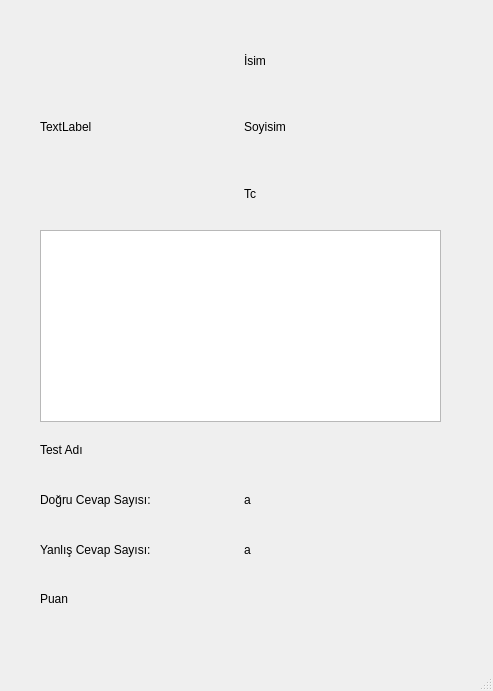
<?xml version="1.0" encoding="UTF-8"?>
<ui version="4.0">
 <class>MainWindow</class>
 <widget class="QMainWindow" name="MainWindow">
  <property name="geometry">
   <rect>
    <x>0</x>
    <y>0</y>
    <width>493</width>
    <height>691</height>
   </rect>
  </property>
  <property name="windowTitle">
   <string>MainWindow</string>
  </property>
  <widget class="QWidget" name="centralwidget">
   <widget class="QWidget" name="verticalLayoutWidget_2">
    <property name="geometry">
     <rect>
      <x>40</x>
      <y>30</y>
      <width>401</width>
      <height>591</height>
     </rect>
    </property>
    <layout class="QVBoxLayout" name="verticalLayout_2">
     <item>
      <layout class="QHBoxLayout" name="horizontalLayout">
       <item>
        <widget class="QLabel" name="Resim">
         <property name="text">
          <string>TextLabel</string>
         </property>
        </widget>
       </item>
       <item>
        <layout class="QVBoxLayout" name="verticalLayout">
         <item>
          <widget class="QLabel" name="labelisim">
           <property name="text">
            <string>İsim</string>
           </property>
          </widget>
         </item>
         <item>
          <widget class="QLabel" name="labelSoyad">
           <property name="text">
            <string>Soyisim</string>
           </property>
          </widget>
         </item>
         <item>
          <widget class="QLabel" name="labelTc">
           <property name="text">
            <string>Tc</string>
           </property>
          </widget>
         </item>
        </layout>
       </item>
      </layout>
     </item>
     <item>
      <widget class="QTextBrowser" name="textBrowserBilgiler">
       <property name="sizePolicy">
        <sizepolicy hsizetype="Preferred" vsizetype="Fixed">
         <horstretch>0</horstretch>
         <verstretch>0</verstretch>
        </sizepolicy>
       </property>
      </widget>
     </item>
     <item>
      <layout class="QVBoxLayout" name="verticalLayout_3">
       <item>
        <widget class="QLabel" name="labelDers">
         <property name="text">
          <string>Test Adı</string>
         </property>
        </widget>
       </item>
       <item>
        <layout class="QHBoxLayout" name="horizontalLayout_2">
         <item>
          <widget class="QLabel" name="label_6">
           <property name="text">
            <string>Doğru Cevap Sayısı:</string>
           </property>
          </widget>
         </item>
         <item>
          <widget class="QLabel" name="labelDogruSayisi">
           <property name="text">
            <string>a</string>
           </property>
          </widget>
         </item>
        </layout>
       </item>
       <item>
        <layout class="QHBoxLayout" name="horizontalLayout_3">
         <item>
          <widget class="QLabel" name="label_7">
           <property name="text">
            <string>Yanlış Cevap Sayısı:</string>
           </property>
          </widget>
         </item>
         <item>
          <widget class="QLabel" name="labelYanlisSayisi">
           <property name="text">
            <string>a</string>
           </property>
          </widget>
         </item>
        </layout>
       </item>
       <item>
        <widget class="QLabel" name="labelPuan">
         <property name="text">
          <string>Puan</string>
         </property>
        </widget>
       </item>
      </layout>
     </item>
    </layout>
   </widget>
  </widget>
  <widget class="QMenuBar" name="menubar">
   <property name="geometry">
    <rect>
     <x>0</x>
     <y>0</y>
     <width>493</width>
     <height>23</height>
    </rect>
   </property>
  </widget>
  <widget class="QStatusBar" name="statusbar"/>
 </widget>
 <resources/>
 <connections/>
</ui>
